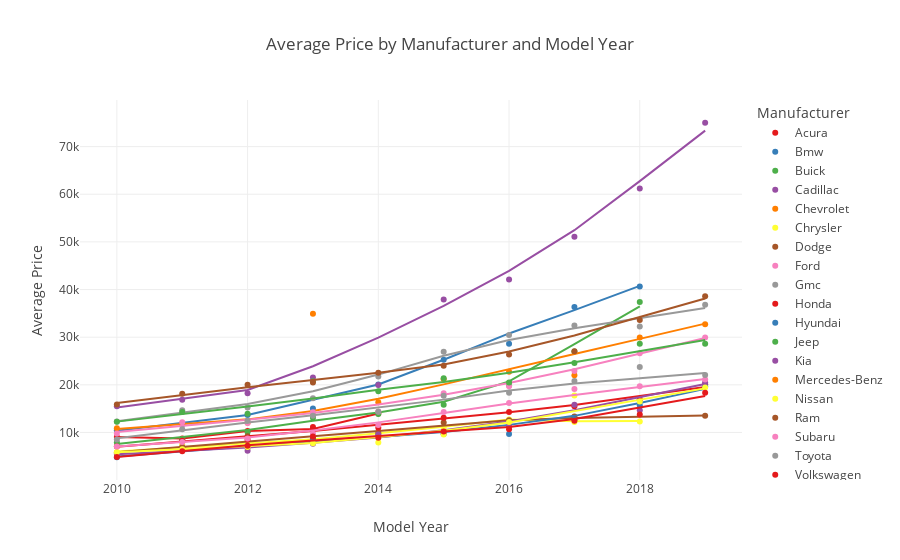

Notebook cell for this chart:
### Code cell
#One more but set to 2010 to get a better look at newer car's pricing.

average_manuf_prices_10 = average_manuf_prices[average_manuf_prices['model_year'] >= 2010]

color_scale = px.colors.qualitative.Set1

man_mean_10 = px.scatter(average_manuf_prices_10, x='model_year', y='mean', color='manufacturer',
                 title='Average Price by Manufacturer and Model Year',
                 labels={'model_year': 'Model Year', 'mean': 'Average Price', 'manufacturer': 'Manufacturer'},
                 color_discrete_sequence=color_scale,
                 hover_data={'manufacturer': True, 'count': True, 'mean': True},
                 custom_data=['mean'],
                 trendline='lowess')

# Show the plot
man_mean_10.show()

### Figure 1 — Plotly figure (JSON) as saved in the notebook; plotly's stock layout.template omitted (floating-point values rounded to 4 significant figures)
{"data": [{"customdata": [[9055.0, "Acura", 7], [8724.0, "Acura", 12], [10340.0, "Acura", 23], [10720.0, "Acura", 8], [13997, "Acura", 3]], "hovertemplate": "Manufacturer=%{customdata[1]}<br>Model Year=%{x}<br>Average Price=%{y}<br>count=%{customdata[2]}<extra></extra>", "legendgroup": "Acura", "marker": {"color": "rgb(228,26,28)", "symbol": "circle"}, "mode": "markers", "name": "Acura", "orientation": "v", "showlegend": true, "type": "scatter", "x": [2010, 2011, 2012, 2013, 2014], "xaxis": "x", "y": [9055.0, 8724.0, 10340.0, 10720.0, 13997], "yaxis": "y"}, {"hovertemplate": "<b>LOWESS trendline</b><br><br>Manufacturer=Acura<br>Model Year=%{x}<br>Average Price=%{y} <b>(trend)</b><extra></extra>", "legendgroup": "Acura", "marker": {"color": "rgb(228,26,28)", "symbol": "circle"}, "mode": "lines", "name": "Acura", "showlegend": false, "type": "scatter", "x": [2010, 2011, 2012, 2013, 2014], "xaxis": "x", "y": [9055.0, 8724.0, 10340.0, 10720.0, 13997], "yaxis": "y"}, {"customdata": [[10490.0, "Bmw", 19], [11700.0, "Bmw", 25], [13660.0, "Bmw", 32], [15060.0, "Bmw", 15], [20081, "Bmw", 3], [25260.0, "Bmw", 9], [28640, "Bmw", 2], [36310.0, "Bmw", 3], [40625, "Bmw", 2]], "hovertemplate": "Manufacturer=%{customdata[1]}<br>Model Year=%{x}<br>Average Price=%{y}<br>count=%{customdata[2]}<extra></extra>", "legendgroup": "Bmw", "marker": {"color": "rgb(55,126,184)", "symbol": "circle"}, "mode": "markers", "name": "Bmw", "orientation": "v", "showlegend": true, "type": "scatter", "x": [2010, 2011, 2012, 2013, 2014, 2015, 2016, 2017, 2018], "xaxis": "x", "y": [10490.0, 11700.0, 13660.0, 15060.0, 20081, 25260.0, 28640, 36310.0, 40625], "yaxis": "y"}, {"hovertemplate": "<b>LOWESS trendline</b><br><br>Manufacturer=Bmw<br>Model Year=%{x}<br>Average Price=%{y} <b>(trend)</b><extra></extra>", "legendgroup": "Bmw", "marker": {"color": "rgb(55,126,184)", "symbol": "circle"}, "mode": "lines", "name": "Bmw", "showlegend": false, "type": "scatter", "x": [2010, 2011, 2012, 2013, 2014, 2015, 2016, 2017, 2018], "xaxis": "x", "y": [10390.0, 11950.0, 13660.0, 16870.0, 20080.0, 25260.0, 30790.0, 35690.0, 40770.0], "yaxis": "y"}, {"customdata": [[7896.0, "Buick", 18], [8600.0, "Buick", 23], [10100.0, "Buick", 42], [13090.0, "Buick", 21], [13870.0, "Buick", 26], [15830.0, "Buick", 22], [19920.0, "Buick", 10], [27000.0, "Buick", 4], [37382, "Buick", 2]], "hovertemplate": "Manufacturer=%{customdata[1]}<br>Model Year=%{x}<br>Average Price=%{y}<br>count=%{customdata[2]}<extra></extra>", "legendgroup": "Buick", "marker": {"color": "rgb(77,175,74)", "symbol": "circle"}, "mode": "markers", "name": "Buick", "orientation": "v", "showlegend": true, "type": "scatter", "x": [2010, 2011, 2012, 2013, 2014, 2015, 2016, 2017, 2018], "xaxis": "x", "y": [7896.0, 8600.0, 10100.0, 13090.0, 13870.0, 15830.0, 19920.0, 27000.0, 37382], "yaxis": "y"}, {"hovertemplate": "<b>LOWESS trendline</b><br><br>Manufacturer=Buick<br>Model Year=%{x}<br>Average Price=%{y} <b>(trend)</b><extra></extra>", "legendgroup": "Buick", "marker": {"color": "rgb(77,175,74)", "symbol": "circle"}, "mode": "lines", "name": "Buick", "showlegend": false, "type": "scatter", "x": [2010, 2011, 2012, 2013, 2014, 2015, 2016, 2017, 2018], "xaxis": "x", "y": [7593.0, 8986.0, 10520.0, 12440.0, 14200.0, 16440.0, 20730.0, 28520.0, 36480.0], "yaxis": "y"}, {"customdata": [[15480.0, "Cadillac", 20], [16900.0, "Cadillac", 21], [18230.0, "Cadillac", 18], [21516, "Cadillac", 6], [19950, "Cadillac", 1], [37900.0, "Cadillac", 15], [42110.0, "Cadillac", 12], [51050.0, "Cadillac", 9], [61210.0, "Cadillac", 6], [75000, "Cadillac", 1]], "hovertemplate": "Manufacturer=%{customdata[1]}<br>Model Year=%{x}<br>Average Price=%{y}<br>count=%{customdata[2]}<extra></extra>", "legendgroup": "Cadillac", "marker": {"color": "rgb(152,78,163)", "symbol": "circle"}, "mode": "markers", "name": "Cadillac", "orientation": "v", "showlegend": true, "type": "scatter", "x": [2010, 2011, 2012, 2013, 2014, 2015, 2016, 2017, 2018, 2019], "xaxis": "x", "y": [15480.0, 16900.0, 18230.0, 21516, 19950, 37900.0, 42110.0, 51050.0, 61210.0, 75000], "yaxis": "y"}, {"hovertemplate": "<b>LOWESS trendline</b><br><br>Manufacturer=Cadillac<br>Model Year=%{x}<br>Average Price=%{y} <b>(trend)</b><extra></extra>", "legendgroup": "Cadillac", "marker": {"color": "rgb(152,78,163)", "symbol": "circle"}, "mode": "lines", "name": "Cadillac", "showlegend": false, "type": "scatter", "x": [2010, 2011, 2012, 2013, 2014, 2015, 2016, 2017, 2018, 2019], "xaxis": "x", "y": [15230.0, 17030.0, 18910.0, 23900.0, 29910.0, 36560.0, 43940.0, 52450.0, 62760.0, 73340.0], "yaxis": "y"}, {"customdata": [[10894, "Chevrolet", 390], [11860.0, "Chevrolet", 575], [12050.0, "Chevrolet", 517], [13730.0, "Chevrolet", 566], [16350.0, "Chevrolet", 578], [21160.0, "Chevrolet", 574], [22760.0, "Chevrolet", 448], [22010.0, "Chevrolet", 381], [29920.0, "Chevrolet", 495], [32700.0, "Chevrolet", 86]], "hovertemplate": "Manufacturer=%{customdata[1]}<br>Model Year=%{x}<br>Average Price=%{y}<br>count=%{customdata[2]}<extra></extra>", "legendgroup": "Chevrolet", "marker": {"color": "rgb(255,127,0)", "symbol": "circle"}, "mode": "markers", "name": "Chevrolet", "orientation": "v", "showlegend": true, "type": "scatter", "x": [2010, 2011, 2012, 2013, 2014, 2015, 2016, 2017, 2018, 2019], "xaxis": "x", "y": [10894, 11860.0, 12050.0, 13730.0, 16350.0, 21160.0, 22760.0, 22010.0, 29920.0, 32700.0], "yaxis": "y"}, {"hovertemplate": "<b>LOWESS trendline</b><br><br>Manufacturer=Chevrolet<br>Model Year=%{x}<br>Average Price=%{y} <b>(trend)</b><extra></extra>", "legendgroup": "Chevrolet", "marker": {"color": "rgb(255,127,0)", "symbol": "circle"}, "mode": "lines", "name": "Chevrolet", "showlegend": false, "type": "scatter", "x": [2010, 2011, 2012, 2013, 2014, 2015, 2016, 2017, 2018, 2019], "xaxis": "x", "y": [10760.0, 11710.0, 12750.0, 14520.0, 17100.0, 20090.0, 23350.0, 26490.0, 29640.0, 32840.0], "yaxis": "y"}, {"customdata": [[5837.0, "Chrysler", 34], [7490.0, "Chrysler", 36], [7356.0, "Chrysler", 92], [8568.0, "Chrysler", 114], [9925.0, "Chrysler", 77], [10990.0, "Chrysler", 85], [12710.0, "Chrysler", 43], [17740.0, "Chrysler", 15], [12290.0, "Chrysler", 2]], "hovertemplate": "Manufacturer=%{customdata[1]}<br>Model Year=%{x}<br>Average Price=%{y}<br>count=%{customdata[2]}<extra></extra>", "legendgroup": "Chrysler", "marker": {"color": "rgb(255,255,51)", "symbol": "circle"}, "mode": "markers", "name": "Chrysler", "orientation": "v", "showlegend": true, "type": "scatter", "x": [2010, 2011, 2012, 2013, 2014, 2015, 2016, 2017, 2018], "xaxis": "x", "y": [5837.0, 7490.0, 7356.0, 8568.0, 9925.0, 10990.0, 12710.0, 17740.0, 12290.0], "yaxis": "y"}, {"hovertemplate": "<b>LOWESS trendline</b><br><br>Manufacturer=Chrysler<br>Model Year=%{x}<br>Average Price=%{y} <b>(trend)</b><extra></extra>", "legendgroup": "Chrysler", "marker": {"color": "rgb(255,255,51)", "symbol": "circle"}, "mode": "lines", "name": "Chrysler", "showlegend": false, "type": "scatter", "x": [2010, 2011, 2012, 2013, 2014, 2015, 2016, 2017, 2018], "xaxis": "x", "y": [6029.0, 6862.0, 7726.0, 8608.0, 9841.0, 11180.0, 12710.0, 12340.0, 12420.0], "yaxis": "y"}, {"customdata": [[5701.0, "Dodge", 60], [6957.0, "Dodge", 50], [9229.0, "Dodge", 80], [8793.0, "Dodge", 77], [9909.0, "Dodge", 90], [12100.0, "Dodge", 44], [12590.0, "Dodge", 76], [13340.0, "Dodge", 49], [16990.0, "Dodge", 56], [13490.0, "Dodge", 22]], "hovertemplate": "Manufacturer=%{customdata[1]}<br>Model Year=%{x}<br>Average Price=%{y}<br>count=%{customdata[2]}<extra></extra>", "legendgroup": "Dodge", "marker": {"color": "rgb(166,86,40)", "symbol": "circle"}, "mode": "markers", "name": "Dodge", "orientation": "v", "showlegend": true, "type": "scatter", "x": [2010, 2011, 2012, 2013, 2014, 2015, 2016, 2017, 2018, 2019], "xaxis": "x", "y": [5701.0, 6957.0, 9229.0, 8793.0, 9909.0, 12100.0, 12590.0, 13340.0, 16990.0, 13490.0], "yaxis": "y"}, {"hovertemplate": "<b>LOWESS trendline</b><br><br>Manufacturer=Dodge<br>Model Year=%{x}<br>Average Price=%{y} <b>(trend)</b><extra></extra>", "legendgroup": "Dodge", "marker": {"color": "rgb(166,86,40)", "symbol": "circle"}, "mode": "lines", "name": "Dodge", "showlegend": false, "type": "scatter", "x": [2010, 2011, 2012, 2013, 2014, 2015, 2016, 2017, 2018, 2019], "xaxis": "x", "y": [5854.0, 7018.0, 8129.0, 9237.0, 10320.0, 11430.0, 12560.0, 13070.0, 13320.0, 13580.0], "yaxis": "y"}, {"customdata": [[9813.0, "Ford", 577], [12140.0, "Ford", 642], [11980.0, "Ford", 667], [14230.0, "Ford", 782], [14420.0, "Ford", 730], [18260.0, "Ford", 615], [19700.0, "Ford", 635], [22910.0, "Ford", 476], [26630.0, "Ford", 292], [29920.0, "Ford", 45]], "hovertemplate": "Manufacturer=%{customdata[1]}<br>Model Year=%{x}<br>Average Price=%{y}<br>count=%{customdata[2]}<extra></extra>", "legendgroup": "Ford", "marker": {"color": "rgb(247,129,191)", "symbol": "circle"}, "mode": "markers", "name": "Ford", "orientation": "v", "showlegend": true, "type": "scatter", "x": [2010, 2011, 2012, 2013, 2014, 2015, 2016, 2017, 2018, 2019], "xaxis": "x", "y": [9813.0, 12140.0, 11980.0, 14230.0, 14420.0, 18260.0, 19700.0, 22910.0, 26630.0, 29920.0], "yaxis": "y"}, {"hovertemplate": "<b>LOWESS trendline</b><br><br>Manufacturer=Ford<br>Model Year=%{x}<br>Average Price=%{y} <b>(trend)</b><extra></extra>", "legendgroup": "Ford", "marker": {"color": "rgb(247,129,191)", "symbol": "circle"}, "mode": "lines", "name": "Ford", "showlegend": false, "type": "scatter", "x": [2010, 2011, 2012, 2013, 2014, 2015, 2016, 2017, 2018, 2019], "xaxis": "x", "y": [10080.0, 11360.0, 12660.0, 14070.0, 15890.0, 17910.0, 20370.0, 23290.0, 26520.0, 29830.0], "yaxis": "y"}, {"customdata": [[12290.0, "Gmc", 68], [14650.0, "Gmc", 181], [15220.0, "Gmc", 127], [17180.0, "Gmc", 82], [21750.0, "Gmc", 128], [26930.0, "Gmc", 137], [30480.0, "Gmc", 85], [32450.0, "Gmc", 74], [32230.0, "Gmc", 65], [36790.0, "Gmc", 11]], "hovertemplate": "Manufacturer=%{customdata[1]}<br>Model Year=%{x}<br>Average Price=%{y}<br>count=%{customdata[2]}<extra></extra>", "legendgroup": "Gmc", "marker": {"color": "rgb(153,153,153)", "symbol": "circle"}, "mode": "markers", "name": "Gmc", "orientation": "v", "showlegend": true, "type": "scatter", "x": [2010, 2011, 2012, 2013, 2014, 2015, 2016, 2017, 2018, 2019], "xaxis": "x", "y": [12290.0, 14650.0, 15220.0, 17180.0, 21750.0, 26930.0, 30480.0, 32450.0, 32230.0, 36790.0], "yaxis": "y"}, {"hovertemplate": "<b>LOWESS trendline</b><br><br>Manufacturer=Gmc<br>Model Year=%{x}<br>Average Price=%{y} <b>(trend)</b><extra></extra>", "legendgroup": "Gmc", "marker": {"color": "rgb(153,153,153)", "symbol": "circle"}, "mode": "lines", "name": "Gmc", "showlegend": false, "type": "scatter", "x": [2010, 2011, 2012, 2013, 2014, 2015, 2016, 2017, 2018, 2019], "xaxis": "x", "y": [12360.0, 14110.0, 15980.0, 18640.0, 22150.0, 26090.0, 29420.0, 31880.0, 34030.0, 36110.0], "yaxis": "y"}, {"customdata": [[7072.0, "Honda", 225], [8252.0, "Honda", 202], [8457.0, "Honda", 228], [11140.0, "Honda", 160], [10990.0, "Honda", 139], [13070.0, "Honda", 112], [14280.0, "Honda", 122], [15520.0, "Honda", 91], [16920.0, "Honda", 67], [20100.0, "Honda", 7]], "hovertemplate": "Manufacturer=%{customdata[1]}<br>Model Year=%{x}<br>Average Price=%{y}<br>count=%{customdata[2]}<extra></extra>", "legendgroup": "Honda", "marker": {"color": "rgb(228,26,28)", "symbol": "circle"}, "mode": "markers", "name": "Honda", "orientation": "v", "showlegend": true, "type": "scatter", "x": [2010, 2011, 2012, 2013, 2014, 2015, 2016, 2017, 2018, 2019], "xaxis": "x", "y": [7072.0, 8252.0, 8457.0, 11140.0, 10990.0, 13070.0, 14280.0, 15520.0, 16920.0, 20100.0], "yaxis": "y"}, {"hovertemplate": "<b>LOWESS trendline</b><br><br>Manufacturer=Honda<br>Model Year=%{x}<br>Average Price=%{y} <b>(trend)</b><extra></extra>", "legendgroup": "Honda", "marker": {"color": "rgb(228,26,28)", "symbol": "circle"}, "mode": "lines", "name": "Honda", "showlegend": false, "type": "scatter", "x": [2010, 2011, 2012, 2013, 2014, 2015, 2016, 2017, 2018, 2019], "xaxis": "x", "y": [7016.0, 8100.0, 9207.0, 10310.0, 11630.0, 12900.0, 14230.0, 15780.0, 17640.0, 19530.0], "yaxis": "y"}, {"customdata": [[4805.0, "Hyundai", 57], [6363.0, "Hyundai", 91], [6899.0, "Hyundai", 66], [8268.0, "Hyundai", 114], [9335.0, "Hyundai", 55], [9754.0, "Hyundai", 78], [9704.0, "Hyundai", 53], [12700.0, "Hyundai", 89], [15700.0, "Hyundai", 45], [19719, "Hyundai", 4]], "hovertemplate": "Manufacturer=%{customdata[1]}<br>Model Year=%{x}<br>Average Price=%{y}<br>count=%{customdata[2]}<extra></extra>", "legendgroup": "Hyundai", "marker": {"color": "rgb(55,126,184)", "symbol": "circle"}, "mode": "markers", "name": "Hyundai", "orientation": "v", "showlegend": true, "type": "scatter", "x": [2010, 2011, 2012, 2013, 2014, 2015, 2016, 2017, 2018, 2019], "xaxis": "x", "y": [4805.0, 6363.0, 6899.0, 8268.0, 9335.0, 9754.0, 9704.0, 12700.0, 15700.0, 19719], "yaxis": "y"}, {"hovertemplate": "<b>LOWESS trendline</b><br><br>Manufacturer=Hyundai<br>Model Year=%{x}<br>Average Price=%{y} <b>(trend)</b><extra></extra>", "legendgroup": "Hyundai", "marker": {"color": "rgb(55,126,184)", "symbol": "circle"}, "mode": "lines", "name": "Hyundai", "showlegend": false, "type": "scatter", "x": [2010, 2011, 2012, 2013, 2014, 2015, 2016, 2017, 2018, 2019], "xaxis": "x", "y": [4944.0, 6037.0, 7145.0, 8149.0, 9076.0, 10120.0, 11600.0, 13490.0, 16190.0, 19150.0], "yaxis": "y"}, {"customdata": [[12240.0, "Jeep", 113], [14330.0, "Jeep", 165], [13940.0, "Jeep", 188], [20780.0, "Jeep", 105], [18640.0, "Jeep", 183], [21360.0, "Jeep", 180], [20500.0, "Jeep", 88], [24590.0, "Jeep", 101], [28640.0, "Jeep", 84], [28640.0, "Jeep", 19]], "hovertemplate": "Manufacturer=%{customdata[1]}<br>Model Year=%{x}<br>Average Price=%{y}<br>count=%{customdata[2]}<extra></extra>", "legendgroup": "Jeep", "marker": {"color": "rgb(77,175,74)", "symbol": "circle"}, "mode": "markers", "name": "Jeep", "orientation": "v", "showlegend": true, "type": "scatter", "x": [2010, 2011, 2012, 2013, 2014, 2015, 2016, 2017, 2018, 2019], "xaxis": "x", "y": [12240.0, 14330.0, 13940.0, 20780.0, 18640.0, 21360.0, 20500.0, 24590.0, 28640.0, 28640.0], "yaxis": "y"}, {"hovertemplate": "<b>LOWESS trendline</b><br><br>Manufacturer=Jeep<br>Model Year=%{x}<br>Average Price=%{y} <b>(trend)</b><extra></extra>", "legendgroup": "Jeep", "marker": {"color": "rgb(77,175,74)", "symbol": "circle"}, "mode": "lines", "name": "Jeep", "showlegend": false, "type": "scatter", "x": [2010, 2011, 2012, 2013, 2014, 2015, 2016, 2017, 2018, 2019], "xaxis": "x", "y": [12280.0, 13820.0, 15450.0, 17140.0, 18990.0, 20590.0, 22550.0, 24730.0, 27040.0, 29410.0], "yaxis": "y"}, {"customdata": [[5504.0, "Kia", 19], [6306.0, "Kia", 60], [6181.0, "Kia", 45], [7631.0, "Kia", 74], [9567.0, "Kia", 67], [9756.0, "Kia", 64], [11310.0, "Kia", 70], [15820.0, "Kia", 10], [14662, "Kia", 20], [20485, "Kia", 2]], "hovertemplate": "Manufacturer=%{customdata[1]}<br>Model Year=%{x}<br>Average Price=%{y}<br>count=%{customdata[2]}<extra></extra>", "legendgroup": "Kia", "marker": {"color": "rgb(152,78,163)", "symbol": "circle"}, "mode": "markers", "name": "Kia", "orientation": "v", "showlegend": true, "type": "scatter", "x": [2010, 2011, 2012, 2013, 2014, 2015, 2016, 2017, 2018, 2019], "xaxis": "x", "y": [5504.0, 6306.0, 6181.0, 7631.0, 9567.0, 9756.0, 11310.0, 15820.0, 14662, 20485], "yaxis": "y"}, {"hovertemplate": "<b>LOWESS trendline</b><br><br>Manufacturer=Kia<br>Model Year=%{x}<br>Average Price=%{y} <b>(trend)</b><extra></extra>", "legendgroup": "Kia", "marker": {"color": "rgb(152,78,163)", "symbol": "circle"}, "mode": "lines", "name": "Kia", "showlegend": false, "type": "scatter", "x": [2010, 2011, 2012, 2013, 2014, 2015, 2016, 2017, 2018, 2019], "xaxis": "x", "y": [5417.0, 6102.0, 6863.0, 7839.0, 8956.0, 10480.0, 12320.0, 14650.0, 17440.0, 20170.0], "yaxis": "y"}, {"customdata": [[34900, "Mercedes-Benz", 4]], "hovertemplate": "Manufacturer=%{customdata[1]}<br>Model Year=%{x}<br>Average Price=%{y}<br>count=%{customdata[2]}<extra></extra>", "legendgroup": "Mercedes-Benz", "marker": {"color": "rgb(255,127,0)", "symbol": "circle"}, "mode": "markers", "name": "Mercedes-Benz", "orientation": "v", "showlegend": true, "type": "scatter", "x": [2013], "xaxis": "x", "y": [34900], "yaxis": "y"}, {"hovertemplate": "Manufacturer=Mercedes-Benz<extra></extra>", "legendgroup": "Mercedes-Benz", "marker": {"color": "rgb(255,127,0)", "symbol": "circle"}, "mode": "lines", "name": "Mercedes-Benz", "showlegend": false, "type": "scatter", "xaxis": "x", "yaxis": "y"}, {"customdata": [[5839.0, "Nissan", 167], [6472.0, "Nissan", 162], [6960.0, "Nissan", 206], [7745.0, "Nissan", 200], [7913.0, "Nissan", 164], [9574.0, "Nissan", 209], [12210.0, "Nissan", 206], [12190.0, "Nissan", 177], [16500.0, "Nissan", 221], [19450.0, "Nissan", 62]], "hovertemplate": "Manufacturer=%{customdata[1]}<br>Model Year=%{x}<br>Average Price=%{y}<br>count=%{customdata[2]}<extra></extra>", "legendgroup": "Nissan", "marker": {"color": "rgb(255,255,51)", "symbol": "circle"}, "mode": "markers", "name": "Nissan", "orientation": "v", "showlegend": true, "type": "scatter", "x": [2010, 2011, 2012, 2013, 2014, 2015, 2016, 2017, 2018, 2019], "xaxis": "x", "y": [5839.0, 6472.0, 6960.0, 7745.0, 7913.0, 9574.0, 12210.0, 12190.0, 16500.0, 19450.0], "yaxis": "y"}, {"hovertemplate": "<b>LOWESS trendline</b><br><br>Manufacturer=Nissan<br>Model Year=%{x}<br>Average Price=%{y} <b>(trend)</b><extra></extra>", "legendgroup": "Nissan", "marker": {"color": "rgb(255,255,51)", "symbol": "circle"}, "mode": "lines", "name": "Nissan", "showlegend": false, "type": "scatter", "x": [2010, 2011, 2012, 2013, 2014, 2015, 2016, 2017, 2018, 2019], "xaxis": "x", "y": [5834.0, 6442.0, 7056.0, 7773.0, 9029.0, 10380.0, 12080.0, 14420.0, 16840.0, 19260.0], "yaxis": "y"}, {"customdata": [[15860.0, "Ram", 85], [18110.0, "Ram", 145], [20010.0, "Ram", 201], [20470.0, "Ram", 143], [22530.0, "Ram", 211], [24020.0, "Ram", 212], [26360.0, "Ram", 200], [27060.0, "Ram", 132], [33590.0, "Ram", 127], [38590.0, "Ram", 27]], "hovertemplate": "Manufacturer=%{customdata[1]}<br>Model Year=%{x}<br>Average Price=%{y}<br>count=%{customdata[2]}<extra></extra>", "legendgroup": "Ram", "marker": {"color": "rgb(166,86,40)", "symbol": "circle"}, "mode": "markers", "name": "Ram", "orientation": "v", "showlegend": true, "type": "scatter", "x": [2010, 2011, 2012, 2013, 2014, 2015, 2016, 2017, 2018, 2019], "xaxis": "x", "y": [15860.0, 18110.0, 20010.0, 20470.0, 22530.0, 24020.0, 26360.0, 27060.0, 33590.0, 38590.0], "yaxis": "y"}, {"hovertemplate": "<b>LOWESS trendline</b><br><br>Manufacturer=Ram<br>Model Year=%{x}<br>Average Price=%{y} <b>(trend)</b><extra></extra>", "legendgroup": "Ram", "marker": {"color": "rgb(166,86,40)", "symbol": "circle"}, "mode": "lines", "name": "Ram", "showlegend": false, "type": "scatter", "x": [2010, 2011, 2012, 2013, 2014, 2015, 2016, 2017, 2018, 2019], "xaxis": "x", "y": [16180.0, 17850.0, 19480.0, 21000.0, 22510.0, 24290.0, 26990.0, 30360.0, 34240.0, 38130.0], "yaxis": "y"}, {"customdata": [[7086.0, "Subaru", 84], [8018.0, "Subaru", 114], [8734.0, "Subaru", 65], [9734.0, "Subaru", 73], [11580.0, "Subaru", 68], [14320.0, "Subaru", 49], [16210.0, "Subaru", 37], [19120.0, "Subaru", 73], [19680.0, "Subaru", 43], [21136, "Subaru", 5]], "hovertemplate": "Manufacturer=%{customdata[1]}<br>Model Year=%{x}<br>Average Price=%{y}<br>count=%{customdata[2]}<extra></extra>", "legendgroup": "Subaru", "marker": {"color": "rgb(247,129,191)", "symbol": "circle"}, "mode": "markers", "name": "Subaru", "orientation": "v", "showlegend": true, "type": "scatter", "x": [2010, 2011, 2012, 2013, 2014, 2015, 2016, 2017, 2018, 2019], "xaxis": "x", "y": [7086.0, 8018.0, 8734.0, 9734.0, 11580.0, 14320.0, 16210.0, 19120.0, 19680.0, 21136], "yaxis": "y"}, {"hovertemplate": "<b>LOWESS trendline</b><br><br>Manufacturer=Subaru<br>Model Year=%{x}<br>Average Price=%{y} <b>(trend)</b><extra></extra>", "legendgroup": "Subaru", "marker": {"color": "rgb(247,129,191)", "symbol": "circle"}, "mode": "lines", "name": "Subaru", "showlegend": false, "type": "scatter", "x": [2010, 2011, 2012, 2013, 2014, 2015, 2016, 2017, 2018, 2019], "xaxis": "x", "y": [7060.0, 7972.0, 8936.0, 10410.0, 12120.0, 14080.0, 16100.0, 17880.0, 19550.0, 21220.0], "yaxis": "y"}, {"customdata": [[8543.0, "Toyota", 366], [10680.0, "Toyota", 281], [12460.0, "Toyota", 242], [13530.0, "Toyota", 222], [14350.0, "Toyota", 227], [17710.0, "Toyota", 224], [18320.0, "Toyota", 204], [20800.0, "Toyota", 178], [23760.0, "Toyota", 131], [22060.0, "Toyota", 26]], "hovertemplate": "Manufacturer=%{customdata[1]}<br>Model Year=%{x}<br>Average Price=%{y}<br>count=%{customdata[2]}<extra></extra>", "legendgroup": "Toyota", "marker": {"color": "rgb(153,153,153)", "symbol": "circle"}, "mode": "markers", "name": "Toyota", "orientation": "v", "showlegend": true, "type": "scatter", "x": [2010, 2011, 2012, 2013, 2014, 2015, 2016, 2017, 2018, 2019], "xaxis": "x", "y": [8543.0, 10680.0, 12460.0, 13530.0, 14350.0, 17710.0, 18320.0, 20800.0, 23760.0, 22060.0], "yaxis": "y"}, {"hovertemplate": "<b>LOWESS trendline</b><br><br>Manufacturer=Toyota<br>Model Year=%{x}<br>Average Price=%{y} <b>(trend)</b><extra></extra>", "legendgroup": "Toyota", "marker": {"color": "rgb(153,153,153)", "symbol": "circle"}, "mode": "lines", "name": "Toyota", "showlegend": false, "type": "scatter", "x": [2010, 2011, 2012, 2013, 2014, 2015, 2016, 2017, 2018, 2019], "xaxis": "x", "y": [8812.0, 10480.0, 12090.0, 13610.0, 15220.0, 16900.0, 18840.0, 20280.0, 21360.0, 22460.0], "yaxis": "y"}, {"customdata": [[4882.0, "Volkswagen", 34], [6051.0, "Volkswagen", 25], [7204.0, "Volkswagen", 81], [9164.0, "Volkswagen", 131], [8903.0, "Volkswagen", 85], [10210.0, "Volkswagen", 51], [10705, "Volkswagen", 48], [12460.0, "Volkswagen", 28], [13790.0, "Volkswagen", 10], [18328, "Volkswagen", 1]], "hovertemplate": "Manufacturer=%{customdata[1]}<br>Model Year=%{x}<br>Average Price=%{y}<br>count=%{customdata[2]}<extra></extra>", "legendgroup": "Volkswagen", "marker": {"color": "rgb(228,26,28)", "symbol": "circle"}, "mode": "markers", "name": "Volkswagen", "orientation": "v", "showlegend": true, "type": "scatter", "x": [2010, 2011, 2012, 2013, 2014, 2015, 2016, 2017, 2018, 2019], "xaxis": "x", "y": [4882.0, 6051.0, 7204.0, 9164.0, 8903.0, 10210.0, 10705, 12460.0, 13790.0, 18328], "yaxis": "y"}, {"hovertemplate": "<b>LOWESS trendline</b><br><br>Manufacturer=Volkswagen<br>Model Year=%{x}<br>Average Price=%{y} <b>(trend)</b><extra></extra>", "legendgroup": "Volkswagen", "marker": {"color": "rgb(228,26,28)", "symbol": "circle"}, "mode": "lines", "name": "Volkswagen", "showlegend": false, "type": "scatter", "x": [2010, 2011, 2012, 2013, 2014, 2015, 2016, 2017, 2018, 2019], "xaxis": "x", "y": [4856.0, 6094.0, 7304.0, 8325.0, 9274.0, 10110.0, 11140.0, 12840.0, 15230.0, 17640.0], "yaxis": "y"}], "layout": {"legend": {"title": {"text": "Manufacturer"}, "tracegroupgap": 0}, "title": {"text": "Average Price by Manufacturer and Model Year"}, "xaxis": {"anchor": "y", "domain": [0, 1], "title": {"text": "Model Year"}}, "yaxis": {"anchor": "x", "domain": [0, 1], "title": {"text": "Average Price"}}}}
